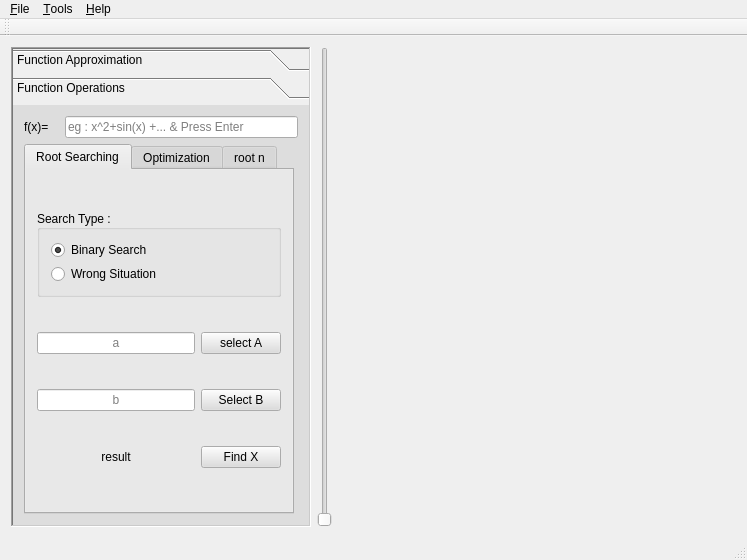
<?xml version="1.0" encoding="UTF-8"?>
<ui version="4.0">
 <class>MainWindow</class>
 <widget class="QMainWindow" name="MainWindow">
  <property name="geometry">
   <rect>
    <x>0</x>
    <y>0</y>
    <width>747</width>
    <height>560</height>
   </rect>
  </property>
  <property name="mouseTracking">
   <bool>false</bool>
  </property>
  <property name="windowTitle">
   <string>3mdy Analyser</string>
  </property>
  <widget class="QWidget" name="centralWidget">
   <property name="mouseTracking">
    <bool>false</bool>
   </property>
   <layout class="QGridLayout" name="gridLayout_2">
    <item row="0" column="4" colspan="2">
     <widget class="AnalysisDocument" name="widget" native="true">
      <property name="mouseTracking">
       <bool>true</bool>
      </property>
      <property name="layoutDirection">
       <enum>Qt::LeftToRight</enum>
      </property>
     </widget>
    </item>
    <item row="0" column="3">
     <widget class="QSlider" name="verticalSlider">
      <property name="value">
       <number>0</number>
      </property>
      <property name="orientation">
       <enum>Qt::Vertical</enum>
      </property>
      <property name="tickInterval">
       <number>0</number>
      </property>
     </widget>
    </item>
    <item row="0" column="2">
     <widget class="QToolBox" name="toolBox">
      <property name="sizePolicy">
       <sizepolicy hsizetype="Fixed" vsizetype="Preferred">
        <horstretch>0</horstretch>
        <verstretch>0</verstretch>
       </sizepolicy>
      </property>
      <property name="minimumSize">
       <size>
        <width>300</width>
        <height>0</height>
       </size>
      </property>
      <property name="palette">
       <palette>
        <active>
         <colorrole role="Button">
          <brush brushstyle="SolidPattern">
           <color alpha="255">
            <red>221</red>
            <green>221</green>
            <blue>221</blue>
           </color>
          </brush>
         </colorrole>
        </active>
        <inactive>
         <colorrole role="Button">
          <brush brushstyle="SolidPattern">
           <color alpha="255">
            <red>221</red>
            <green>221</green>
            <blue>221</blue>
           </color>
          </brush>
         </colorrole>
        </inactive>
        <disabled>
         <colorrole role="Button">
          <brush brushstyle="SolidPattern">
           <color alpha="255">
            <red>221</red>
            <green>221</green>
            <blue>221</blue>
           </color>
          </brush>
         </colorrole>
        </disabled>
       </palette>
      </property>
      <property name="frameShape">
       <enum>QFrame::WinPanel</enum>
      </property>
      <property name="frameShadow">
       <enum>QFrame::Sunken</enum>
      </property>
      <property name="currentIndex">
       <number>1</number>
      </property>
      <widget class="QWidget" name="page">
       <property name="geometry">
        <rect>
         <x>0</x>
         <y>0</y>
         <width>296</width>
         <height>416</height>
        </rect>
       </property>
       <attribute name="label">
        <string>Function Approximation</string>
       </attribute>
       <layout class="QGridLayout" name="gridLayout">
        <item row="0" column="0">
         <widget class="QLineEdit" name="ex">
          <property name="placeholderText">
           <string>x</string>
          </property>
         </widget>
        </item>
        <item row="1" column="0">
         <widget class="QLineEdit" name="ey">
          <property name="placeholderText">
           <string>y</string>
          </property>
         </widget>
        </item>
        <item row="2" column="0">
         <widget class="QPushButton" name="pushButton">
          <property name="text">
           <string>Add</string>
          </property>
         </widget>
        </item>
        <item row="3" column="0">
         <widget class="QPushButton" name="pushButton_3">
          <property name="text">
           <string>Clear</string>
          </property>
         </widget>
        </item>
        <item row="9" column="0">
         <widget class="QTextBrowser" name="txt_function"/>
        </item>
        <item row="5" column="0">
         <widget class="QRadioButton" name="radio_divisedDiffs">
          <property name="text">
           <string>Divised Differents</string>
          </property>
          <property name="checked">
           <bool>true</bool>
          </property>
         </widget>
        </item>
        <item row="6" column="0">
         <widget class="QRadioButton" name="radio_frontDiffs">
          <property name="text">
           <string>front Differents</string>
          </property>
         </widget>
        </item>
        <item row="7" column="0">
         <widget class="QRadioButton" name="radio_lagrange">
          <property name="text">
           <string>langrange</string>
          </property>
         </widget>
        </item>
        <item row="8" column="0">
         <widget class="QLabel" name="label_5">
          <property name="text">
           <string>select create tool from the menu above</string>
          </property>
         </widget>
        </item>
       </layout>
      </widget>
      <widget class="QWidget" name="page_2">
       <property name="geometry">
        <rect>
         <x>0</x>
         <y>0</y>
         <width>296</width>
         <height>416</height>
        </rect>
       </property>
       <attribute name="label">
        <string>Function Operations</string>
       </attribute>
       <layout class="QGridLayout" name="gridLayout_3">
        <item row="0" column="0">
         <widget class="QLabel" name="label_4">
          <property name="maximumSize">
           <size>
            <width>35</width>
            <height>16777215</height>
           </size>
          </property>
          <property name="text">
           <string>f(x)=</string>
          </property>
         </widget>
        </item>
        <item row="0" column="1">
         <widget class="QLineEdit" name="lineEdit">
          <property name="sizePolicy">
           <sizepolicy hsizetype="Minimum" vsizetype="Fixed">
            <horstretch>0</horstretch>
            <verstretch>0</verstretch>
           </sizepolicy>
          </property>
          <property name="minimumSize">
           <size>
            <width>94</width>
            <height>0</height>
           </size>
          </property>
          <property name="maximumSize">
           <size>
            <width>250</width>
            <height>16777215</height>
           </size>
          </property>
          <property name="placeholderText">
           <string>eg : x^2+sin(x) +... &amp; Press Enter</string>
          </property>
         </widget>
        </item>
        <item row="1" column="0" colspan="2">
         <widget class="QTabWidget" name="tabWidget">
          <property name="sizePolicy">
           <sizepolicy hsizetype="Preferred" vsizetype="Preferred">
            <horstretch>0</horstretch>
            <verstretch>0</verstretch>
           </sizepolicy>
          </property>
          <property name="maximumSize">
           <size>
            <width>270</width>
            <height>16777215</height>
           </size>
          </property>
          <property name="currentIndex">
           <number>0</number>
          </property>
          <widget class="QWidget" name="tab">
           <attribute name="title">
            <string>Root Searching</string>
           </attribute>
           <layout class="QGridLayout" name="gridLayout_4">
            <item row="1" column="0">
             <widget class="QLineEdit" name="txt_lineA">
              <property name="alignment">
               <set>Qt::AlignCenter</set>
              </property>
              <property name="placeholderText">
               <string>a</string>
              </property>
             </widget>
            </item>
            <item row="2" column="0">
             <widget class="QLineEdit" name="txt_lineB">
              <property name="alignment">
               <set>Qt::AlignCenter</set>
              </property>
              <property name="placeholderText">
               <string>b</string>
              </property>
             </widget>
            </item>
            <item row="2" column="1">
             <widget class="QPushButton" name="btn_selectB">
              <property name="text">
               <string>Select B</string>
              </property>
             </widget>
            </item>
            <item row="1" column="1">
             <widget class="QPushButton" name="btn_selectA">
              <property name="sizePolicy">
               <sizepolicy hsizetype="Minimum" vsizetype="Fixed">
                <horstretch>0</horstretch>
                <verstretch>0</verstretch>
               </sizepolicy>
              </property>
              <property name="text">
               <string>select A</string>
              </property>
             </widget>
            </item>
            <item row="3" column="1">
             <widget class="QPushButton" name="btn_FindX">
              <property name="text">
               <string>Find X</string>
              </property>
             </widget>
            </item>
            <item row="3" column="0">
             <widget class="QLabel" name="lbl_bsResut">
              <property name="text">
               <string>result</string>
              </property>
              <property name="alignment">
               <set>Qt::AlignCenter</set>
              </property>
             </widget>
            </item>
            <item row="0" column="0" colspan="2">
             <widget class="QGroupBox" name="groupBox">
              <property name="sizePolicy">
               <sizepolicy hsizetype="Preferred" vsizetype="Preferred">
                <horstretch>0</horstretch>
                <verstretch>0</verstretch>
               </sizepolicy>
              </property>
              <property name="maximumSize">
               <size>
                <width>16777215</width>
                <height>87</height>
               </size>
              </property>
              <property name="title">
               <string>Search Type :</string>
              </property>
              <property name="alignment">
               <set>Qt::AlignLeading|Qt::AlignLeft|Qt::AlignVCenter</set>
              </property>
              <property name="flat">
               <bool>false</bool>
              </property>
              <layout class="QVBoxLayout" name="verticalLayout">
               <item>
                <widget class="QRadioButton" name="radio_bs">
                 <property name="text">
                  <string>Binary Search</string>
                 </property>
                 <property name="checked">
                  <bool>true</bool>
                 </property>
                </widget>
               </item>
               <item>
                <widget class="QRadioButton" name="radio_ws">
                 <property name="text">
                  <string>Wrong Situation</string>
                 </property>
                </widget>
               </item>
              </layout>
             </widget>
            </item>
           </layout>
          </widget>
          <widget class="QWidget" name="tab_2">
           <attribute name="title">
            <string>Optimization</string>
           </attribute>
           <layout class="QGridLayout" name="gridLayout_5">
            <item row="3" column="0">
             <widget class="QLineEdit" name="txt_optlineB">
              <property name="alignment">
               <set>Qt::AlignCenter</set>
              </property>
              <property name="placeholderText">
               <string>b</string>
              </property>
             </widget>
            </item>
            <item row="3" column="1">
             <widget class="QPushButton" name="btn_selectB_2">
              <property name="text">
               <string>Select B</string>
              </property>
             </widget>
            </item>
            <item row="2" column="1">
             <widget class="QPushButton" name="btn_selectA_2">
              <property name="sizePolicy">
               <sizepolicy hsizetype="Minimum" vsizetype="Fixed">
                <horstretch>0</horstretch>
                <verstretch>0</verstretch>
               </sizepolicy>
              </property>
              <property name="text">
               <string>select A</string>
              </property>
             </widget>
            </item>
            <item row="4" column="0" colspan="2">
             <widget class="QPushButton" name="btn_Op">
              <property name="sizePolicy">
               <sizepolicy hsizetype="Preferred" vsizetype="Fixed">
                <horstretch>0</horstretch>
                <verstretch>0</verstretch>
               </sizepolicy>
              </property>
              <property name="text">
               <string>Go</string>
              </property>
             </widget>
            </item>
            <item row="2" column="0">
             <widget class="QLineEdit" name="txt_optlineA">
              <property name="alignment">
               <set>Qt::AlignCenter</set>
              </property>
              <property name="placeholderText">
               <string>a</string>
              </property>
             </widget>
            </item>
            <item row="5" column="0" colspan="2">
             <widget class="QLabel" name="lbl_optRes">
              <property name="maximumSize">
               <size>
                <width>16777215</width>
                <height>30</height>
               </size>
              </property>
              <property name="text">
               <string>no result yet !!</string>
              </property>
              <property name="alignment">
               <set>Qt::AlignCenter</set>
              </property>
             </widget>
            </item>
           </layout>
          </widget>
          <widget class="QWidget" name="tab_3">
           <attribute name="title">
            <string>root n</string>
           </attribute>
           <layout class="QGridLayout" name="gridLayout_6">
            <item row="2" column="1">
             <widget class="QLineEdit" name="txt_rootNum">
              <property name="placeholderText">
               <string>Enter number</string>
              </property>
             </widget>
            </item>
            <item row="5" column="1">
             <widget class="QLineEdit" name="txt_rootDeg">
              <property name="placeholderText">
               <string>root degree</string>
              </property>
             </widget>
            </item>
            <item row="6" column="1">
             <widget class="QLineEdit" name="txt_rootUpper">
              <property name="placeholderText">
               <string>predicted Value</string>
              </property>
             </widget>
            </item>
            <item row="7" column="1">
             <widget class="QPushButton" name="pushButton_2">
              <property name="text">
               <string>Find it !!</string>
              </property>
             </widget>
            </item>
            <item row="6" column="0">
             <widget class="QLabel" name="label_3">
              <property name="maximumSize">
               <size>
                <width>16777215</width>
                <height>30</height>
               </size>
              </property>
              <property name="text">
               <string>predicted Value</string>
              </property>
             </widget>
            </item>
            <item row="5" column="0">
             <widget class="QLabel" name="label_2">
              <property name="maximumSize">
               <size>
                <width>16777215</width>
                <height>30</height>
               </size>
              </property>
              <property name="text">
               <string>root degree (n)</string>
              </property>
              <property name="buddy">
               <cstring>txt_rootDeg</cstring>
              </property>
             </widget>
            </item>
            <item row="2" column="0">
             <widget class="QLabel" name="label">
              <property name="maximumSize">
               <size>
                <width>16777215</width>
                <height>30</height>
               </size>
              </property>
              <property name="text">
               <string>Number</string>
              </property>
              <property name="buddy">
               <cstring>txt_rootNum</cstring>
              </property>
             </widget>
            </item>
            <item row="8" column="1">
             <widget class="QLabel" name="lbl_rootRes">
              <property name="maximumSize">
               <size>
                <width>16777215</width>
                <height>30</height>
               </size>
              </property>
              <property name="text">
               <string>no result yet</string>
              </property>
              <property name="alignment">
               <set>Qt::AlignCenter</set>
              </property>
             </widget>
            </item>
            <item row="8" column="0">
             <widget class="QLabel" name="lbl_rootHelper">
              <property name="text">
               <string>result :</string>
              </property>
              <property name="alignment">
               <set>Qt::AlignCenter</set>
              </property>
             </widget>
            </item>
           </layout>
          </widget>
         </widget>
        </item>
       </layout>
      </widget>
     </widget>
    </item>
   </layout>
  </widget>
  <widget class="QMenuBar" name="menuBar">
   <property name="geometry">
    <rect>
     <x>0</x>
     <y>0</y>
     <width>747</width>
     <height>25</height>
    </rect>
   </property>
   <widget class="QMenu" name="menuFile">
    <property name="title">
     <string>&amp;File</string>
    </property>
    <addaction name="actionExit"/>
   </widget>
   <widget class="QMenu" name="menuTools">
    <property name="title">
     <string>&amp;Tools</string>
    </property>
    <addaction name="actionCreate"/>
    <addaction name="actionSelect"/>
    <addaction name="actionSettings"/>
    <addaction name="actionConsole"/>
   </widget>
   <widget class="QMenu" name="menuHelp">
    <property name="title">
     <string>&amp;Help</string>
    </property>
    <addaction name="actionAbout"/>
   </widget>
   <addaction name="menuFile"/>
   <addaction name="menuTools"/>
   <addaction name="menuHelp"/>
  </widget>
  <widget class="QToolBar" name="mainToolBar">
   <attribute name="toolBarArea">
    <enum>TopToolBarArea</enum>
   </attribute>
   <attribute name="toolBarBreak">
    <bool>false</bool>
   </attribute>
  </widget>
  <widget class="QStatusBar" name="statusBar"/>
  <action name="actionCreate">
   <property name="checkable">
    <bool>true</bool>
   </property>
   <property name="text">
    <string>&amp;Create&amp;&amp;Move</string>
   </property>
  </action>
  <action name="actionSelect">
   <property name="checkable">
    <bool>true</bool>
   </property>
   <property name="text">
    <string>Se&amp;lect</string>
   </property>
  </action>
  <action name="actionSettings">
   <property name="text">
    <string>&amp;Settings</string>
   </property>
  </action>
  <action name="actionExit">
   <property name="text">
    <string>E&amp;xit</string>
   </property>
  </action>
  <action name="actionAbout">
   <property name="text">
    <string>&amp;About</string>
   </property>
  </action>
  <action name="actionConsole">
   <property name="text">
    <string>Console</string>
   </property>
  </action>
 </widget>
 <layoutdefault spacing="6" margin="11"/>
 <customwidgets>
  <customwidget>
   <class>AnalysisDocument</class>
   <extends>QWidget</extends>
   <header>analysisdocument.h</header>
   <container>1</container>
   <slots>
    <signal>mouseMoved(QPoint)</signal>
    <signal>lineSelected()</signal>
    <signal>functionChanged()</signal>
   </slots>
  </customwidget>
 </customwidgets>
 <resources/>
 <connections>
  <connection>
   <sender>lineEdit</sender>
   <signal>returnPressed()</signal>
   <receiver>MainWindow</receiver>
   <slot>updateCurve()</slot>
   <hints>
    <hint type="sourcelabel">
     <x>130</x>
     <y>146</y>
    </hint>
    <hint type="destinationlabel">
     <x>185</x>
     <y>81</y>
    </hint>
   </hints>
  </connection>
  <connection>
   <sender>widget</sender>
   <signal>mouseMoved(QPoint)</signal>
   <receiver>MainWindow</receiver>
   <slot>UpdateLabelText(QPoint)</slot>
   <hints>
    <hint type="sourcelabel">
     <x>377</x>
     <y>256</y>
    </hint>
    <hint type="destinationlabel">
     <x>100</x>
     <y>96</y>
    </hint>
   </hints>
  </connection>
  <connection>
   <sender>widget</sender>
   <signal>lineSelected()</signal>
   <receiver>MainWindow</receiver>
   <slot>updateLinesPos()</slot>
   <hints>
    <hint type="sourcelabel">
     <x>498</x>
     <y>194</y>
    </hint>
    <hint type="destinationlabel">
     <x>449</x>
     <y>66</y>
    </hint>
   </hints>
  </connection>
  <connection>
   <sender>widget</sender>
   <signal>functionChanged()</signal>
   <receiver>MainWindow</receiver>
   <slot>updateFunctionText()</slot>
   <hints>
    <hint type="sourcelabel">
     <x>385</x>
     <y>463</y>
    </hint>
    <hint type="destinationlabel">
     <x>375</x>
     <y>534</y>
    </hint>
   </hints>
  </connection>
 </connections>
 <slots>
  <slot>UpdateLabelText(QPoint)</slot>
  <slot>updateCurve()</slot>
  <slot>updateLinesPos()</slot>
  <slot>updateFunctionText()</slot>
 </slots>
</ui>
